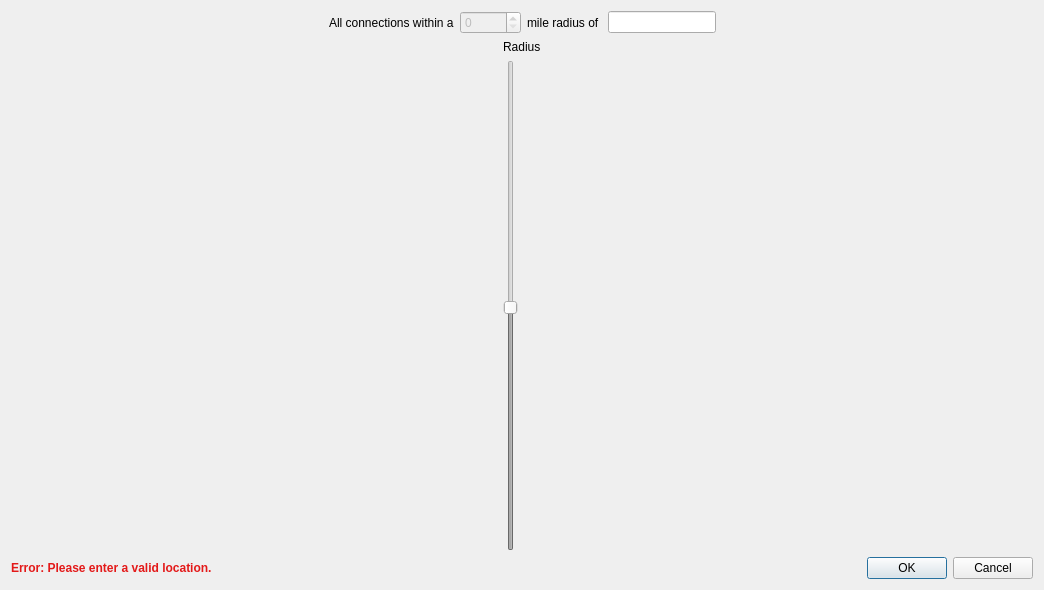
<?xml version="1.0" encoding="UTF-8"?>
<ui version="4.0">
 <class>Dialog</class>
 <widget class="QDialog" name="Dialog">
  <property name="geometry">
   <rect>
    <x>0</x>
    <y>0</y>
    <width>1044</width>
    <height>590</height>
   </rect>
  </property>
  <property name="windowTitle">
   <string>Dialog</string>
  </property>
  <layout class="QGridLayout" name="gridLayout">
   <item row="0" column="0">
    <layout class="QHBoxLayout" name="horizontalLayout_2">
     <item>
      <spacer name="horizontalSpacer_4">
       <property name="orientation">
        <enum>Qt::Horizontal</enum>
       </property>
       <property name="sizeType">
        <enum>QSizePolicy::MinimumExpanding</enum>
       </property>
       <property name="sizeHint" stdset="0">
        <size>
         <width>40</width>
         <height>20</height>
        </size>
       </property>
      </spacer>
     </item>
     <item>
      <layout class="QHBoxLayout" name="horizontalLayout">
       <item>
        <widget class="QLabel" name="label_2">
         <property name="text">
          <string>All connections within a</string>
         </property>
        </widget>
       </item>
       <item>
        <widget class="QSpinBox" name="radiusBox">
         <property name="enabled">
          <bool>false</bool>
         </property>
         <property name="sizePolicy">
          <sizepolicy hsizetype="Preferred" vsizetype="Fixed">
           <horstretch>0</horstretch>
           <verstretch>0</verstretch>
          </sizepolicy>
         </property>
         <property name="maximum">
          <number>40000</number>
         </property>
        </widget>
       </item>
       <item>
        <widget class="QLabel" name="label">
         <property name="text">
          <string>mile radius of </string>
         </property>
        </widget>
       </item>
       <item>
        <widget class="QLineEdit" name="locationEdit"/>
       </item>
      </layout>
     </item>
     <item>
      <spacer name="horizontalSpacer">
       <property name="orientation">
        <enum>Qt::Horizontal</enum>
       </property>
       <property name="sizeType">
        <enum>QSizePolicy::MinimumExpanding</enum>
       </property>
       <property name="sizeHint" stdset="0">
        <size>
         <width>40</width>
         <height>20</height>
        </size>
       </property>
      </spacer>
     </item>
    </layout>
   </item>
   <item row="1" column="0">
    <layout class="QGridLayout" name="locationLayout">
     <item row="0" column="0">
      <layout class="QVBoxLayout" name="verticalLayout">
       <item>
        <widget class="QLabel" name="label_3">
         <property name="text">
          <string>Radius</string>
         </property>
        </widget>
       </item>
       <item>
        <widget class="QSlider" name="radiusSlider">
         <property name="enabled">
          <bool>false</bool>
         </property>
         <property name="sizePolicy">
          <sizepolicy hsizetype="Fixed" vsizetype="Expanding">
           <horstretch>0</horstretch>
           <verstretch>0</verstretch>
          </sizepolicy>
         </property>
         <property name="minimum">
          <number>1</number>
         </property>
         <property name="maximum">
          <number>100</number>
         </property>
         <property name="value">
          <number>50</number>
         </property>
         <property name="sliderPosition">
          <number>50</number>
         </property>
         <property name="orientation">
          <enum>Qt::Vertical</enum>
         </property>
        </widget>
       </item>
      </layout>
     </item>
    </layout>
   </item>
   <item row="2" column="0">
    <layout class="QHBoxLayout" name="horizontalLayout_3">
     <item>
      <widget class="QLabel" name="errorLabel">
       <property name="palette">
        <palette>
         <active>
          <colorrole role="WindowText">
           <brush brushstyle="SolidPattern">
            <color alpha="255">
             <red>227</red>
             <green>25</green>
             <blue>25</blue>
            </color>
           </brush>
          </colorrole>
         </active>
         <inactive>
          <colorrole role="WindowText">
           <brush brushstyle="SolidPattern">
            <color alpha="255">
             <red>227</red>
             <green>25</green>
             <blue>25</blue>
            </color>
           </brush>
          </colorrole>
         </inactive>
         <disabled>
          <colorrole role="WindowText">
           <brush brushstyle="SolidPattern">
            <color alpha="255">
             <red>120</red>
             <green>120</green>
             <blue>120</blue>
            </color>
           </brush>
          </colorrole>
         </disabled>
        </palette>
       </property>
       <property name="font">
        <font>
         <weight>75</weight>
         <bold>true</bold>
        </font>
       </property>
       <property name="text">
        <string>Error: Please enter a valid location.</string>
       </property>
      </widget>
     </item>
     <item>
      <widget class="QDialogButtonBox" name="buttonBox">
       <property name="orientation">
        <enum>Qt::Horizontal</enum>
       </property>
       <property name="standardButtons">
        <set>QDialogButtonBox::Cancel|QDialogButtonBox::Ok</set>
       </property>
       <property name="centerButtons">
        <bool>false</bool>
       </property>
      </widget>
     </item>
    </layout>
   </item>
  </layout>
 </widget>
 <resources/>
 <connections>
  <connection>
   <sender>buttonBox</sender>
   <signal>accepted()</signal>
   <receiver>Dialog</receiver>
   <slot>accept()</slot>
   <hints>
    <hint type="sourcelabel">
     <x>248</x>
     <y>254</y>
    </hint>
    <hint type="destinationlabel">
     <x>157</x>
     <y>274</y>
    </hint>
   </hints>
  </connection>
  <connection>
   <sender>buttonBox</sender>
   <signal>rejected()</signal>
   <receiver>Dialog</receiver>
   <slot>reject()</slot>
   <hints>
    <hint type="sourcelabel">
     <x>316</x>
     <y>260</y>
    </hint>
    <hint type="destinationlabel">
     <x>286</x>
     <y>274</y>
    </hint>
   </hints>
  </connection>
 </connections>
</ui>
